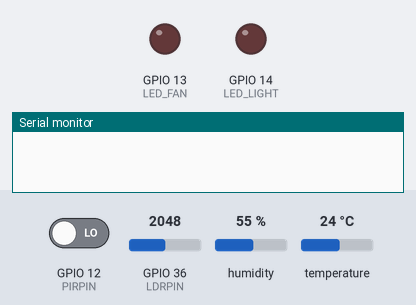
A sketch run on a simulated ESP32. Shown: output pins drawn as LEDs (lit = HIGH), the last lines printed to the serial monitor. The inputs (shaded band) are chosen by the test bench; at power-on: temperature 24 °C, GPIO 12 (PIRPIN) LOW, GPIO 36 (LDRPIN) = 2048, humidity 55 %. WiFi joins after 1.5 s; servers stay silent unless stated; no MQTT or app messages arrive unless stated.

Above: at 2.7 s.
2.8 s: temperature set to 29.2 °C
9.7 s: temperature set to 30.4 °C
At 10.5 s:
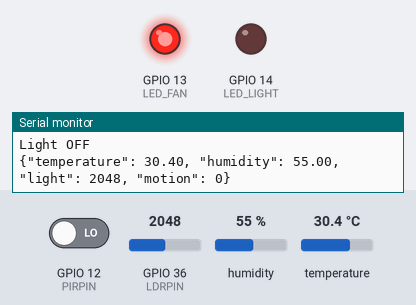
16.6 s: temperature set to 12 °C
At 20.5 s:
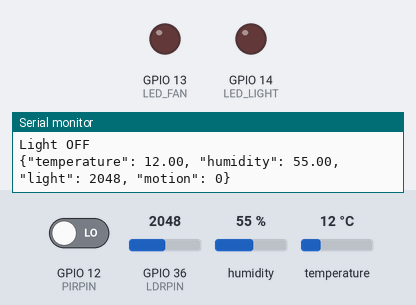
23.5 s: temperature set to 33 °C
At 25.6 s:
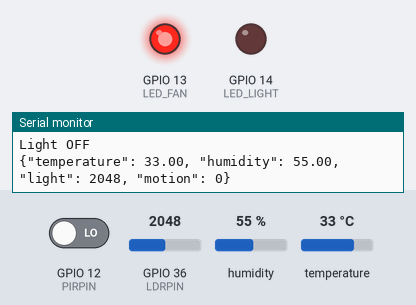
Timing chart, 0 to 27.1 s (numbered marks = the images above; inputs shaded):
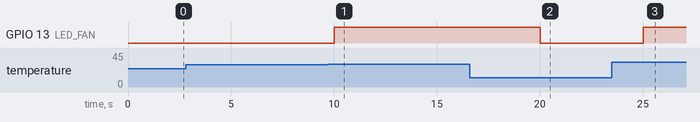

Measured:
- the behaviour switches between 30 and 30.1 °C on temperature (found by bisection; images 0 and 1)
- after the input at 9.7 s, GPIO 13 (LED_FAN): LOW → HIGH after 0.31 s
- after the input at 16.6 s, GPIO 13 (LED_FAN): HIGH → LOW after 3.4 s
- after the input at 23.5 s, GPIO 13 (LED_FAN): LOW → HIGH after 1.5 s

The sketch:

sketch.ino
```cpp
#include <WiFi.h>           // WiFi functions
#include <PubSubClient.h>   // MQTT protocol
#include <DHTesp.h>         // DHT sensor

//* Pin Definitions
#define DHTPIN 15        // DHT22 sensor data pin
#define DHTTYPE DHT22
#define PIRPIN 12        // PIR motion sensor pin
#define LDRPIN 36        // Photoresistor (LDR) analog pin
#define LED_FAN 13       // LED simulating a fan
#define LED_LIGHT 14     // LED simulating a light

//* Sensor & Network Setup
DHTesp dht;  // DHT sensor object

const char* ssid = "Wokwi-GUEST";               // WiFi network name
const char* password = "";                      // WiFi password (empty for Wokwi)
const char* mqtt_server = "broker.hivemq.com";  // MQTT broker address

WiFiClient espClient;           // WiFi client for MQTT
PubSubClient client(espClient); // MQTT client object
unsigned long lastMsg = 0;      // Timestamp for last MQTT message

// Connects to WiFi network
void setup_wifi() {
  delay(10);
  WiFi.begin(ssid, password);
  while (WiFi.status() != WL_CONNECTED) {
    delay(500); // Wait until connected
  }
}

void setup() {
  // Start serial communication for debugging
  Serial.begin(115200);
  // Initialize DHT sensor
  dht.setup(DHTPIN, DHTesp::DHT22);

  pinMode(PIRPIN, INPUT);     // Set PIR pin as input
  pinMode(LED_FAN, OUTPUT);   // Set fan LED as output
  pinMode(LED_LIGHT, OUTPUT); // Set light LED as output

  // Connect to WiFi
  setup_wifi();
  // Set MQTT broker and port
  client.setServer(mqtt_server, 1883);
}

void loop() {
  // Ensure MQTT connection is active
  if (!client.connected()) {
    while (!client.connected()) {
      if (client.connect("ESP32Client")) {
        // Connected to MQTT broker
      } else {
        // Wait and retry if not connected
        delay(5000);
      }
    }
  }

  client.loop(); // Handle MQTT client background tasks

  unsigned long now = millis();
  if (now - lastMsg > 5000) {  // Every 5 seconds
    lastMsg = now;

    //* Read sensor data
    TempAndHumidity data = dht.getTempAndHumidity();
    float temp = data.temperature;
    float hum = data.humidity;
    int light = analogRead(LDRPIN);    // Read light level from LDR
    int motion = digitalRead(PIRPIN);  // Read motion from PIR

    //* Control LEDs based on sensor data
    // Turn on fan LED if temperature is above 30°C
    digitalWrite(LED_FAN, temp > 30 ? HIGH : LOW);
    Serial.println(temp > 30 ? "Fan ON" : "Fan OFF");

    // Turn on light LED if motion is detected and it's dark
    digitalWrite(LED_LIGHT, (motion == HIGH && light < 1000) ? HIGH : LOW);
    Serial.println((motion == HIGH && light < 1000) ? "Light ON" : "Light OFF");

    //* Publish sensor data to MQTT topic
    char msg[128];
    snprintf(msg, sizeof(msg),
             "{\"temperature\": %.2f, \"humidity\": %.2f, \"light\": %d, \"motion\": %d}",
             temp, hum, light, motion);
    client.publish("home/sensors", msg); // Send data to MQTT broker

    Serial.println(msg); // Print the message to serial monitor for debugging
  }
}
```
